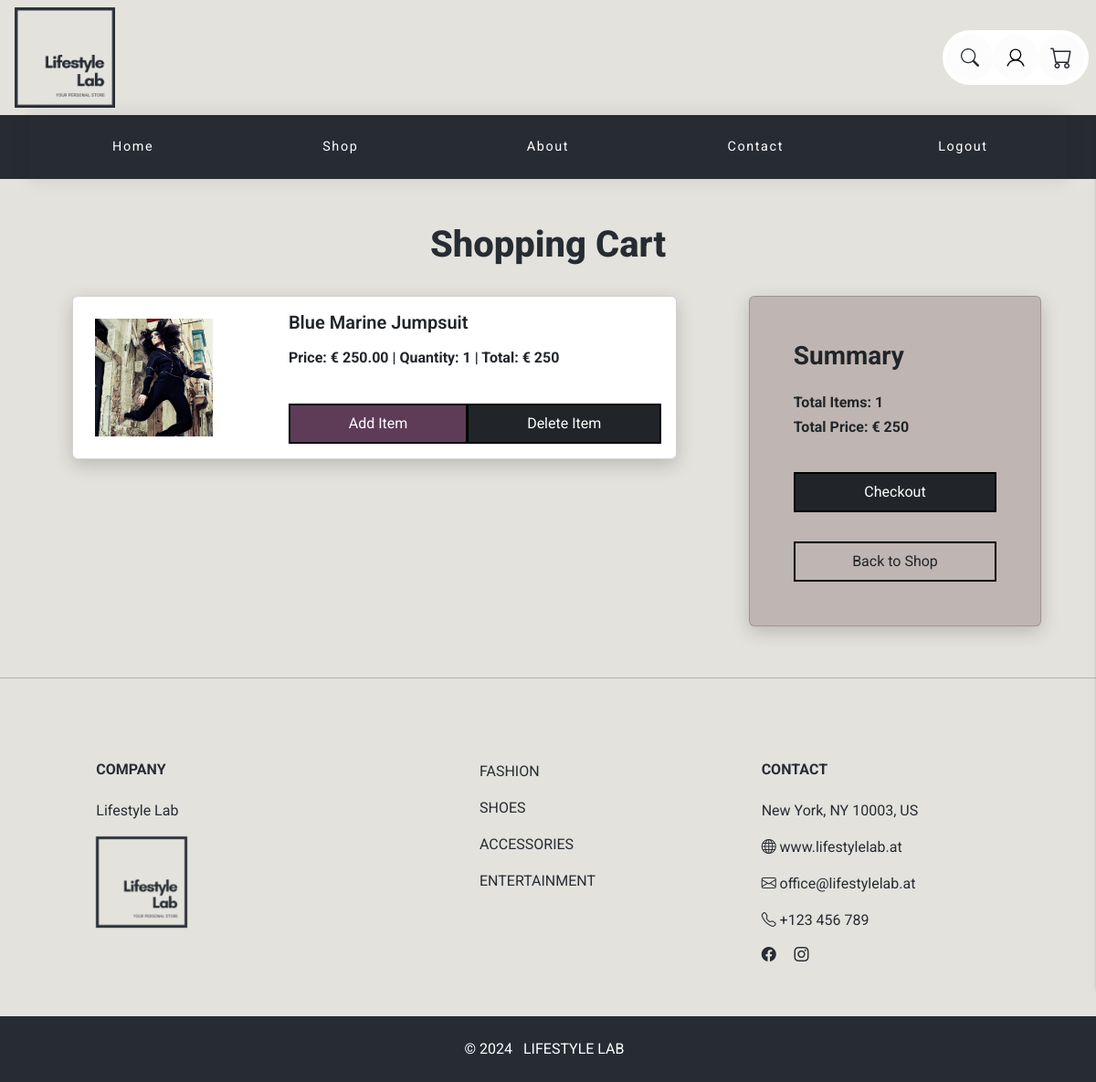
Page /cart.php (signed in) on the committed database.
### tables this page shows
CREATE TABLE `basket` (
  `id` int(11) NOT NULL,
  `fk_user` int(11) NOT NULL,
  `fk_product` int(11) NOT NULL,
  `amount` int(11) NOT NULL,
  `order_date` datetime DEFAULT NULL
);

CREATE TABLE `product` (
  `id` int(11) NOT NULL,
  `name` varchar(50) NOT NULL,
  `description` varchar(255) DEFAULT NULL,
  `price` decimal(12,2) NOT NULL,
  `img` varchar(255) DEFAULT NULL,
  `fk_type` int(11) DEFAULT NULL,
  `fk_status` int(11) DEFAULT NULL
);

### cart.php (the view, shortened to what this page needs)
<?php
require_once './php_db/query.php';
$user_id = $_SESSION['user'];
$sql_cart = "SELECT
    b.fk_user,
    b.fk_product,
    b.amount,
    p.name,
    p.price,
    p.img
    FROM `basket` as b
    JOIN product as p on b.fk_product = p.id
    WHERE fk_user = $user_id AND b.order_date is NULL";
$result_sql_cart = mysqli_query($connect, $sql_cart);
$html_content = "";
$total = 0;
if (mysqli_num_rows($result_sql_cart) == 0) {
    $html_content = "<div class='p-5 text-center'><h2>Your shopping cart is empty</h2></div>";
} else {
    $cart_rows = mysqli_fetch_all($result_sql_cart, MYSQLI_ASSOC);
    $html_content .= "<div class='row'>";
    $html_content .= "<div class='col-md-8'>";
    foreach ($cart_rows as $val) {
        $total += $val["amount"] * $val["price"];
        $product_total = $val["amount"] * $val["price"];
        $html_content .= "<div class='card conCus mt-3 mb-3'>
                            <div class='row g-0'>
                                <div class='col-md-4 p-4'>
                                    <img class='img-fluid' src='./images/product/{$val['img']}' alt='Product Image' width='75%'>
                                </div>
                                <div class='col-md-8'>
                                    <div class='card-body'>
                                        <h5 class='card-title'>{$val['name']}</h5>
                                        <span class='card-text'>
                                        Price: &euro; {$val['price']} |
                                        Quantity: {$val['amount']} |
                                        Total: &euro; {$product_total}
                                        </span>
                                        <div class='btn-group'>
                                         <a href='cart_add.php?id={$val['fk_product']}' class='btn btn-success'>Add Item</a>
                                        <a href='cart_delete.php?id={$val['fk_product']}' class='btn btn-dark'>Delete Item</a>
                                     </div>
                                </div>
                            </div>
                         </div>
                     </div>";
    }
    $html_content .= "</div>";
    $html_content .= "<div class='col-md-4 mt-3'>
                    <div class='card summary mb-3'>
                        <div class='card-body'>
                            <h3 class='card-title mb-4'>Summary</h3>
                            <h6 class='card-text'>Total Items: " . count($cart_rows) . "</h6>
                            <h6 class='card-text'>Total Price: &euro; {$total}</h6>
                            <a href='cart_checkout.php' class='btn btn-dark'>Checkout</a>
                            <a href='product_all.php' class='btn btn-outline-dark'>Back to Shop</a>
                     </div>
                </div>
            </div>";
}
?>
<!DOCTYPE html>
<html lang="en">
<head>
    <link rel="stylesheet" href="./css/cart.css">
</head>
<body>
    <?php include '_navbar.php' ?>
    <div class="container text-center mt-5 mt-5">
        <h1>Shopping Cart</h1>
    </div>
    <div class="container mt-3">
        <?= $html_content ?>
    </div>
    </div>
</body>
</html>

### css/style.css (style rules this page uses)
body { font-family: "Roboto", sans-serif; font-weight: 400; font-style: normal; color: #272c33; background-color: #E3e2dd; }
h1,h4 { font-family: "Roboto", sans-serif; font-weight: 800; font-style: normal; }
h3,h6 { font-family: "Roboto", sans-serif; font-weight: 700; font-style: normal; }
h5 { font-family: "Roboto", sans-serif; font-weight: 600; font-style: normal; }
.btn { padding: 8px 15px 8px 15px; border-radius: 0 !important; }
.btn-outline-dark { border: 2px solid black; }
.btn-success { --bs-btn-color: #fff; --bs-btn-bg: #5e3C58; --bs-btn-border-color: #000; --bs-btn-hover-color: #fff; --bs-btn-hover-bg: #000; --bs-btn-hover-border-color: #000; --bs-btn-active-color: #fff; --bs-btn-active-bg: #bfb5b2; --bs-btn-active-border-color: #000; --bs-btn-disabled-color: #fff; --bs-btn-disabled-bg: #bfb5b2; --bs-btn-disabled-border-color: #000; }
.btn-success { border: 2px solid #000000; }
.btn-dark { border: 2px solid black; color: white; }
.container, p, h1, h2, h3, h4, h5, h6 { animation: fadeInUp 1s ease forwards; }
.btn { animation: fadeInUp 1s ease forwards; }
.card { animation: fadeInUp 1s ease forwards; }
section { padding-top: 50px; padding-bottom: 50px; z-index: 2; position: relative; }
.card-body { height: 100%; display: flex; flex-direction: column; justify-content: space-between; }
.footext2 { font-family: "Roboto", sans-serif; font-weight: 400; font-style: normal; color: #272c33; text-decoration: none; text-transform: uppercase; }
.text-white { text-decoration: none; text-transform: uppercase; }

### css/nav.css (style rules this page uses)
:root { --gap: 2rem; }
a { text-decoration: none; }

### css/cart.css (style rules this page uses)
.conCus { vertical-align: middle; display: flex; font-weight: bold; }
.card { margin: auto; max-width: 1000px; width: 90%; box-shadow: 0 6px 20px 0 rgba(0, 0, 0, 0.19); border-radius: 1rem; border: transparent; }
.summary { background-color: #bfb5b2 !important; border-top-right-radius: 1rem; border-bottom-right-radius: 1rem; padding: 4vh; color: rgb(65, 65, 65); }
h5 { margin-top: 2vh; }
.btn { margin-top: 4vh; }
a { color: #bfb5b2; padding: 0 1vh; }

### rows in the picture
basket: fk_product.img (picture), fk_product.name "Blue Marine Jumpsuit", fk_product.price "250.00", amount "1", amount.price "250"

### other values in the picture
count($cart_rows) "1"
$total "250"
